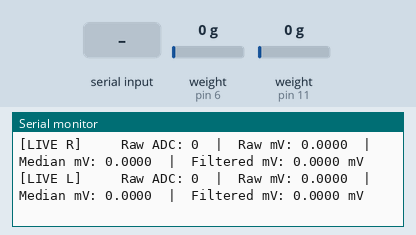
This sketch was run on a simulated Arduino Uno, built with avr-gcc and run on an emulated ATmega328P. On the bench: the last lines printed to the serial monitor. Inputs (shaded band) come from the test bench; at power-on: weight on the scale (sensors on pin 6, pin 11) 0 g.

Above: at 3.2 s.
3.3 s: weight on the scale (sensor on pin 6) set to 100 g
At 3.41 s:
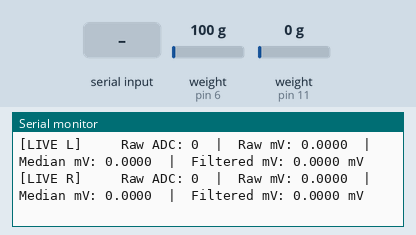
6.3 s: weight on the scale (sensor on pin 11) set to 1250 g
At 6.46 s:
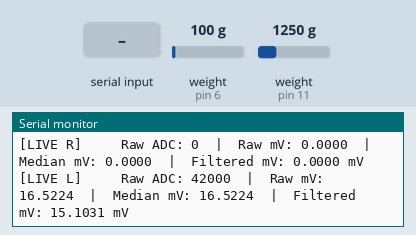
9.3 s: "1" received over Serial
At 10.0 s:
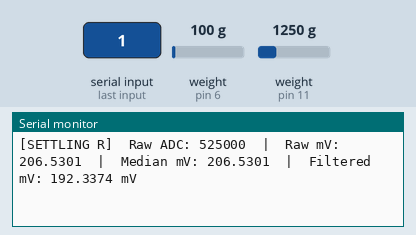
11.1 s: weight on the scale (sensor on pin 11) set to 100 g
At 11.26 s:
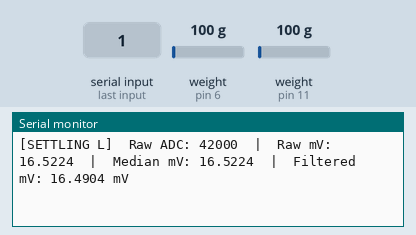
14.1 s: weight on the scale (sensor on pin 6) set to 2500 g
At 15.16 s:
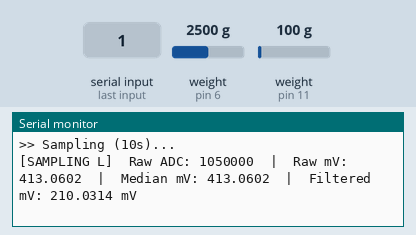
16.5 s: weight on the scale (sensor on pin 11) set to 2500 g
At 16.71 s:
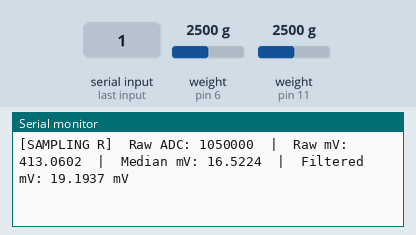
Timing chart, 0 to 19.5 s (numbered marks = the images above; inputs shaded):
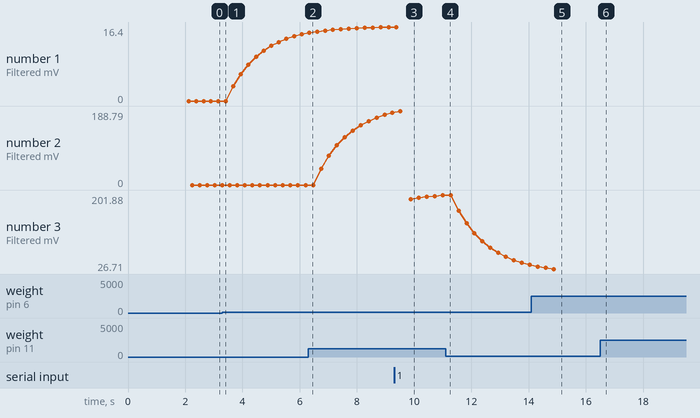

The sketch:

calibrationfactorfinder.ino
```cpp
#include "HX711.h"

#define LOADCELL_DOUT_PIN   6
#define LOADCELL_SCK_PIN    5
#define LOADCELL_DOUT_PIN_2 11
#define LOADCELL_SCK_PIN_2  12
#define VREF_MV             3300.0
#define ADC_FULL_SCALE      8388608.0
#define SETTLE_MS           5000
#define SAMPLE_MS           10000
#define MEDIAN_SIZE         3
#define EMA_ALPHA           0.2

HX711 scale;
HX711 scale2;

// --- Median filter ---
float medianBuf[MEDIAN_SIZE];
int   medianIndex = 0;
bool  medianFull  = false;

float medianBuf2[MEDIAN_SIZE];
int   medianIndex2 = 0;
bool  medianFull2  = false;

float computeMedian() {
  float sorted[MEDIAN_SIZE];
  int n = medianFull ? MEDIAN_SIZE : medianIndex;
  for (int i = 0; i < n; i++) sorted[i] = medianBuf[i];
  for (int i = 1; i < n; i++) {
    float key = sorted[i];
    int j = i - 1;
    while (j >= 0 && sorted[j] > key) { sorted[j + 1] = sorted[j]; j--; }
    sorted[j + 1] = key;
  }
  return sorted[n / 2];
}

float computeMedian2() {
  float sorted[MEDIAN_SIZE];
  int n = medianFull2 ? MEDIAN_SIZE : medianIndex2;
  for (int i = 0; i < n; i++) sorted[i] = medianBuf2[i];
  for (int i = 1; i < n; i++) {
    float key = sorted[i];
    int j = i - 1;
    while (j >= 0 && sorted[j] > key) { sorted[j + 1] = sorted[j]; j--; }
    sorted[j + 1] = key;
  }
  return sorted[n / 2];
}

// --- EMA filter ---
float emaValue  = 0.0;
bool  emaSeeded = false;

float emaValue2  = 0.0;
bool  emaSeeded2 = false;

float computeEMA(float input) {
  if (!emaSeeded) { emaValue = input; emaSeeded = true; }
  else emaValue = EMA_ALPHA * input + (1.0 - EMA_ALPHA) * emaValue;
  return emaValue;
}

float computeEMA2(float input) {
  if (!emaSeeded2) { emaValue2 = input; emaSeeded2 = true; }
  else emaValue2 = EMA_ALPHA * input + (1.0 - EMA_ALPHA) * emaValue2;
  return emaValue2;
}

// --- Read and filter one sample, print with a phase label ---
float readFiltered(const char* label) {
  long  rawADC    = scale.read();
  float rawMV     = (rawADC / ADC_FULL_SCALE) * VREF_MV;

  medianBuf[medianIndex] = rawMV;
  medianIndex++;
  if (medianIndex >= MEDIAN_SIZE) { medianIndex = 0; medianFull = true; }
  float medianMV   = computeMedian();
  float filteredMV = computeEMA(medianMV);

  Serial.print(label);
  Serial.print("  Raw ADC: ");
  Serial.print(rawADC);
  Serial.print("  |  Raw mV: ");
  Serial.print(rawMV, 4);
  Serial.print("  |  Median mV: ");
  Serial.print(medianMV, 4);
  Serial.print("  |  Filtered mV: ");
  Serial.print(filteredMV, 4);
  Serial.println(" mV");

  return filteredMV;
}

float readFiltered2(const char* label) {
  long  rawADC    = scale2.read();
  float rawMV     = (rawADC / ADC_FULL_SCALE) * VREF_MV;

  medianBuf2[medianIndex2] = rawMV;
  medianIndex2++;
  if (medianIndex2 >= MEDIAN_SIZE) { medianIndex2 = 0; medianFull2 = true; }
  float medianMV   = computeMedian2();
  float filteredMV = computeEMA2(medianMV);

  Serial.print(label);
  Serial.print("  Raw ADC: ");
  Serial.print(rawADC);
  Serial.print("  |  Raw mV: ");
  Serial.print(rawMV, 4);
  Serial.print("  |  Median mV: ");
  Serial.print(medianMV, 4);
  Serial.print("  |  Filtered mV: ");
  Serial.print(filteredMV, 4);
  Serial.println(" mV");

  return filteredMV;
}

void runCalibration() {
  Serial.println();
  Serial.println("=== Calibration started ===");
  Serial.println("Step on the scale now.");
  Serial.println();

  Serial.println(">> Settling (5s)...");
  unsigned long settleStart = millis();
  while (millis() - settleStart < SETTLE_MS) {
    readFiltered("[SETTLING L]");
    readFiltered2("[SETTLING R]");
  }

  Serial.println();
  Serial.println(">> Sampling (10s)...");
  float sampleSum   = 0.0;
  float sampleSum2  = 0.0;
  int   sampleCount = 0;
  unsigned long sampleStart = millis();
  while (millis() - sampleStart < SAMPLE_MS) {
    float filtered  = readFiltered("[SAMPLING L]");
    float filtered2 = readFiltered2("[SAMPLING R]");
    sampleSum  += filtered;
    sampleSum2 += filtered2;
    sampleCount++;
  }

  float meanMV  = sampleSum  / sampleCount;
  float meanMV2 = sampleSum2 / sampleCount;

  Serial.println();
  Serial.println("=== Calibration result ===");
  Serial.print("  Samples collected   : "); Serial.println(sampleCount);
  Serial.print("  Mean filtered mV L  : "); Serial.print(meanMV,  6); Serial.println(" mV");
  Serial.print("  Mean filtered mV R  : "); Serial.print(meanMV2, 6); Serial.println(" mV");
  Serial.println();
  Serial.println("Note this value alongside your known load in kg.");
  Serial.println("Repeat with a second known load to verify linearity.");
  Serial.println("==========================");
  Serial.println();
  Serial.println("Send any character to run calibration again.");
}

void setup() {
  Serial.begin(9600);
  Serial.println("HX711 calibration logger");
  Serial.println("------------------------");

  scale.begin(LOADCELL_DOUT_PIN, LOADCELL_SCK_PIN);
  scale.tare();

  scale2.begin(LOADCELL_DOUT_PIN_2, LOADCELL_SCK_PIN_2);
  scale2.tare();

  Serial.println("Continuous readings active.");
  Serial.println("Send any character over serial to begin calibration.");
  Serial.println();
}

void loop() {
  if (Serial.available() > 0) {
    while (Serial.available()) Serial.read();
    runCalibration();
  }

  readFiltered("[LIVE L]   ");
  readFiltered2("[LIVE R]   ");
}
```

Measured:
- after the input at 9.3 s, the serial monitor: prints a new line after 0.33 s (image 3)
- after the input at 14.1 s, the serial monitor: prints a new line after 0.07 s (image 5)
- after the input at 16.5 s, the serial monitor: prints a new line after 0.08 s (image 6)
- plotted number 1: 0 → 14.75 after the input at 3.3 s
- plotted number 2: 0 → 184.35 after the input at 6.3 s
- plotted number 3: 200.72 → 36.42 after the input at 11.1 s
